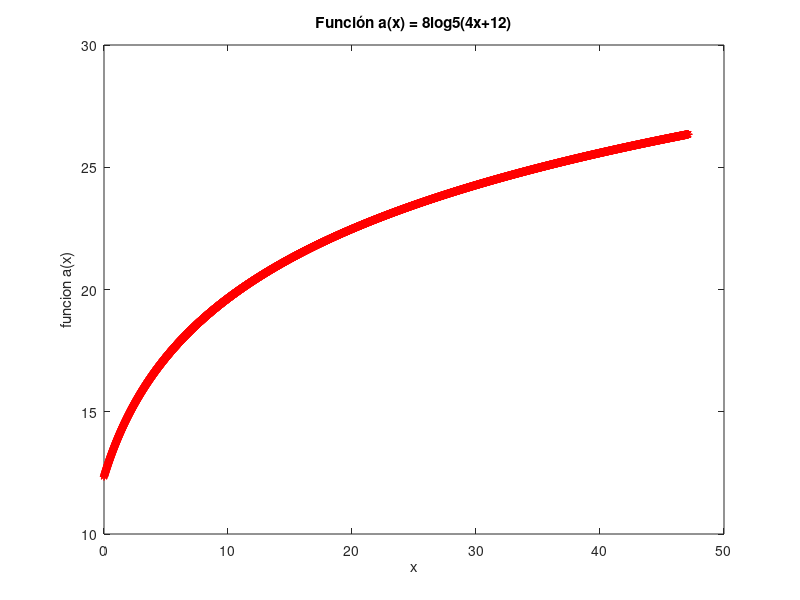
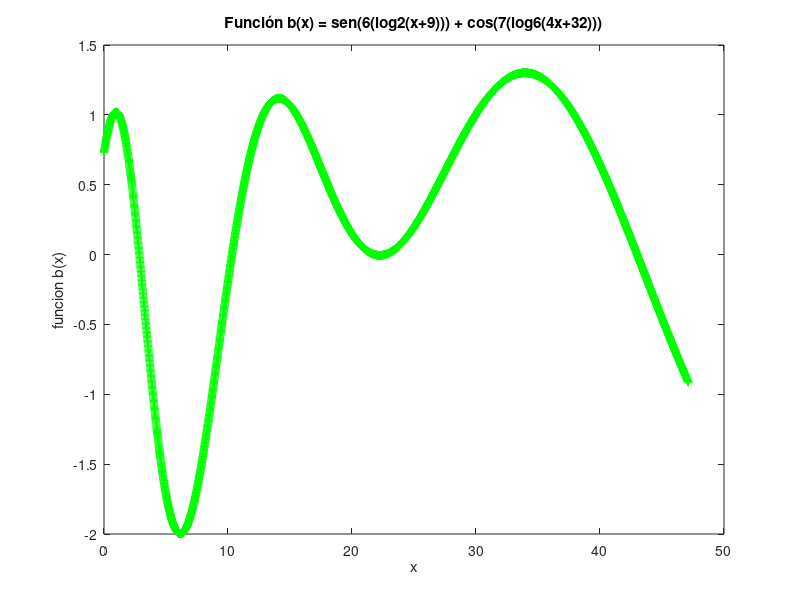
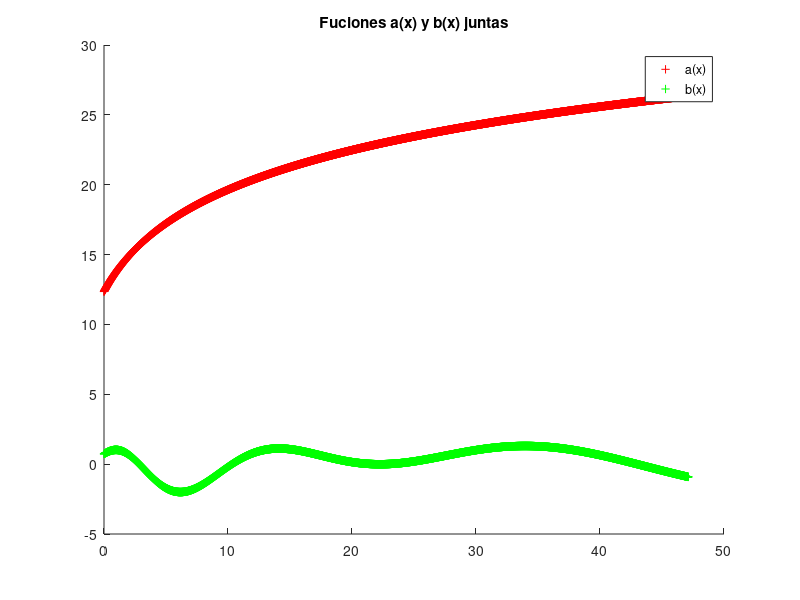
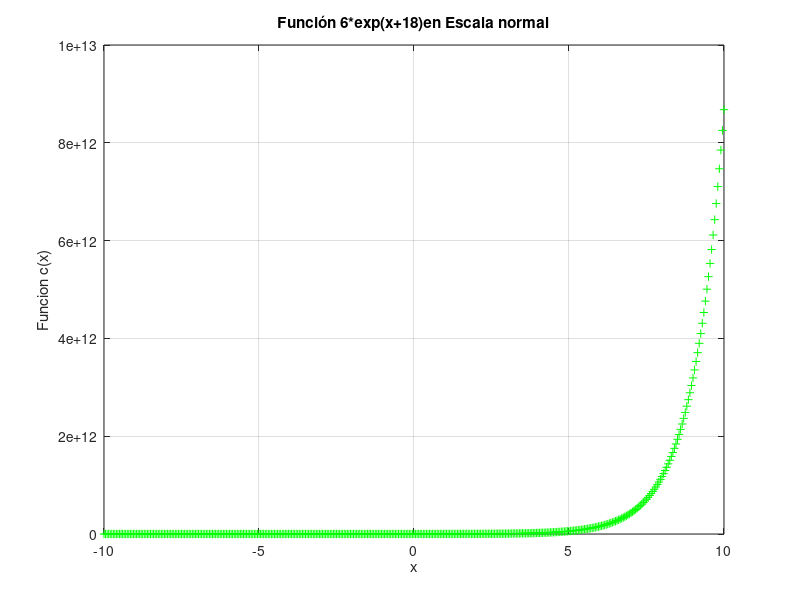

MATLAB code to generate these figures, in order:
clear,clc

%En la primera parte del laboratorio tenemos que graficar funciones


%-------------------------------------------------------------------------------------%
%Para el primer caso se debe graficar por separado y conjunto las siguientes funciones
%-------------------------------------------------------------------------------------%

%-----------Gráficos de funciones por separado------------

%-------Función 1---------
%Para obtener log5(x) se aplica propiedad del logaritmo 
%log_a(X) = log_b(x)/ log_ b(a)
x = 0:.01:15*pi;% Defino los puntos a ser evaluados por la funcion como se indica
a = 8*(log(4*x+12)/log(5)); 
%Se gráfica la primera funcion (en rojo con *)
figure1 = figure;
plot(x,a,'r *');
title('Función a(x) = 8log5(4x+12)');
ylabel('funcion a(x)');
xlabel('x');

%-------Función 2---------
%b(x) = sen(6(log2(x+9))) + cos(7(log6(4x+32)))
%Al igual que en la funcion anterior se aplica la propiedad de logaritmos
%en log6(4x+32)
x2 = 0:0.01:15*pi;
b = sin(6*(log2(x2+9))) + cos(7*(log(4*x2+32)/log(6)));
%Se gráfica la primera funcion (en verde con +)
figure2 = figure;
plot(x2,b,'g +');
title('Función b(x) = sen(6(log2(x+9))) + cos(7(log6(4x+32)))');
ylabel('funcion b(x)');
xlabel('x');


%-----------Gráficos de funciones juntas------------
figure3=figure;
hold on;
title('Fuciones a(x) y b(x) juntas')
plot(x,a,'r +');
plot(x2,b,'g +');
legend('a(x)','b(x)');


%-------------------------------------------------------------------------------------%
%Segundo caso graficar em escala normal y logarítmica la siguiente funcion
%-------------------------------------------------------------------------------------%

%-------Función---------
%c(x) = 6e^(x+18)

%Escala normal
x3 = -10:0.05:10; %Defino los puntos a ser evaluados por la funcion como se indica
c = 6 * exp(x3+18);
figure4=figure;
plot(x3,c,'g+');
title('Función 6*exp(x+18)en Escala normal');
ylabel('Funcion c(x)');
xlabel('x');
grid on;
%Escala logaritmica
figure5=figure;
semilogy(x3,c,'r-');
title('Función 6*exp(x+18) en Escala Logarítmica');
ylabel('Funcion c(x)');
xlabel('x');
grid on; %Muestra el grafico con grilla



